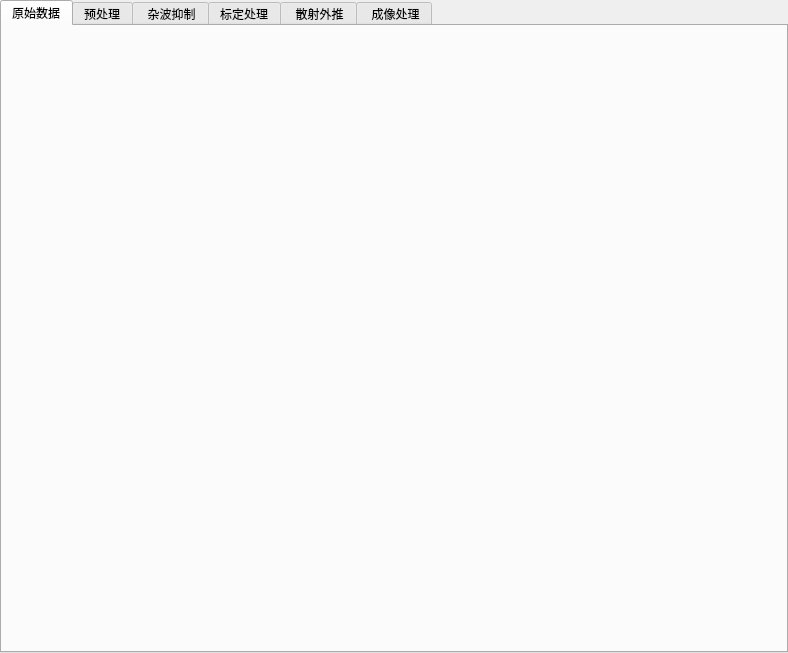
<?xml version="1.0" encoding="UTF-8"?>
<ui version="4.0">
 <class>RightUpWidget</class>
 <widget class="QWidget" name="RightUpWidget">
  <property name="geometry">
   <rect>
    <x>0</x>
    <y>0</y>
    <width>788</width>
    <height>653</height>
   </rect>
  </property>
  <property name="windowTitle">
   <string>Form</string>
  </property>
  <layout class="QVBoxLayout" name="verticalLayout">
   <property name="leftMargin">
    <number>0</number>
   </property>
   <property name="topMargin">
    <number>0</number>
   </property>
   <property name="rightMargin">
    <number>0</number>
   </property>
   <property name="bottomMargin">
    <number>0</number>
   </property>
   <item>
    <widget class="QTabWidget" name="tabWidget">
     <property name="currentIndex">
      <number>0</number>
     </property>
     <property name="tabBarAutoHide">
      <bool>false</bool>
     </property>
     <widget class="QWidget" name="tab">
      <attribute name="title">
       <string>原始数据</string>
      </attribute>
      <layout class="QVBoxLayout" name="verticalLayout_2">
       <property name="leftMargin">
        <number>0</number>
       </property>
       <property name="topMargin">
        <number>0</number>
       </property>
       <property name="rightMargin">
        <number>0</number>
       </property>
       <property name="bottomMargin">
        <number>0</number>
       </property>
       <item>
        <widget class="QWidget" name="widget" native="true">
         <layout class="QVBoxLayout" name="verticalLayout_9">
          <property name="leftMargin">
           <number>0</number>
          </property>
          <property name="topMargin">
           <number>0</number>
          </property>
          <property name="rightMargin">
           <number>0</number>
          </property>
          <property name="bottomMargin">
           <number>0</number>
          </property>
          <item>
           <layout class="QVBoxLayout" name="verticalLayout_8" stretch="2,1,1">
            <item>
             <widget class="QWidget" name="widget_7" native="true"/>
            </item>
            <item>
             <widget class="QWidget" name="widget_8" native="true"/>
            </item>
            <item>
             <widget class="QWidget" name="widget_9" native="true"/>
            </item>
           </layout>
          </item>
         </layout>
        </widget>
       </item>
      </layout>
     </widget>
     <widget class="QWidget" name="tab_3">
      <attribute name="title">
       <string>预处理</string>
      </attribute>
      <layout class="QVBoxLayout" name="verticalLayout_3">
       <property name="leftMargin">
        <number>0</number>
       </property>
       <property name="topMargin">
        <number>0</number>
       </property>
       <property name="rightMargin">
        <number>0</number>
       </property>
       <property name="bottomMargin">
        <number>0</number>
       </property>
       <item>
        <widget class="QWidget" name="widget_2" native="true">
         <layout class="QVBoxLayout" name="verticalLayout_10">
          <property name="leftMargin">
           <number>0</number>
          </property>
          <property name="topMargin">
           <number>0</number>
          </property>
          <property name="rightMargin">
           <number>0</number>
          </property>
          <property name="bottomMargin">
           <number>0</number>
          </property>
          <item>
           <widget class="QWidget" name="widget_10" native="true"/>
          </item>
         </layout>
        </widget>
       </item>
      </layout>
     </widget>
     <widget class="QWidget" name="tab_4">
      <attribute name="title">
       <string> 杂波抑制</string>
      </attribute>
      <layout class="QVBoxLayout" name="verticalLayout_4">
       <property name="leftMargin">
        <number>0</number>
       </property>
       <property name="topMargin">
        <number>0</number>
       </property>
       <property name="rightMargin">
        <number>0</number>
       </property>
       <property name="bottomMargin">
        <number>0</number>
       </property>
       <item>
        <widget class="QWidget" name="widget_3" native="true"/>
       </item>
      </layout>
     </widget>
     <widget class="QWidget" name="tab_5">
      <attribute name="title">
       <string>标定处理</string>
      </attribute>
      <layout class="QVBoxLayout" name="verticalLayout_5">
       <property name="leftMargin">
        <number>0</number>
       </property>
       <property name="topMargin">
        <number>0</number>
       </property>
       <property name="rightMargin">
        <number>0</number>
       </property>
       <property name="bottomMargin">
        <number>0</number>
       </property>
       <item>
        <widget class="QWidget" name="widget_4" native="true"/>
       </item>
      </layout>
     </widget>
     <widget class="QWidget" name="tab_6">
      <attribute name="title">
       <string> 散射外推</string>
      </attribute>
      <layout class="QVBoxLayout" name="verticalLayout_6">
       <property name="leftMargin">
        <number>0</number>
       </property>
       <property name="topMargin">
        <number>0</number>
       </property>
       <property name="rightMargin">
        <number>0</number>
       </property>
       <property name="bottomMargin">
        <number>0</number>
       </property>
       <item>
        <widget class="QWidget" name="widget_5" native="true"/>
       </item>
      </layout>
     </widget>
     <widget class="QWidget" name="tab_2">
      <attribute name="title">
       <string> 成像处理</string>
      </attribute>
      <layout class="QVBoxLayout" name="verticalLayout_7">
       <property name="leftMargin">
        <number>0</number>
       </property>
       <property name="topMargin">
        <number>0</number>
       </property>
       <property name="rightMargin">
        <number>0</number>
       </property>
       <property name="bottomMargin">
        <number>0</number>
       </property>
       <item>
        <widget class="QWidget" name="widget_6" native="true"/>
       </item>
      </layout>
     </widget>
    </widget>
   </item>
  </layout>
 </widget>
 <resources/>
 <connections/>
</ui>
